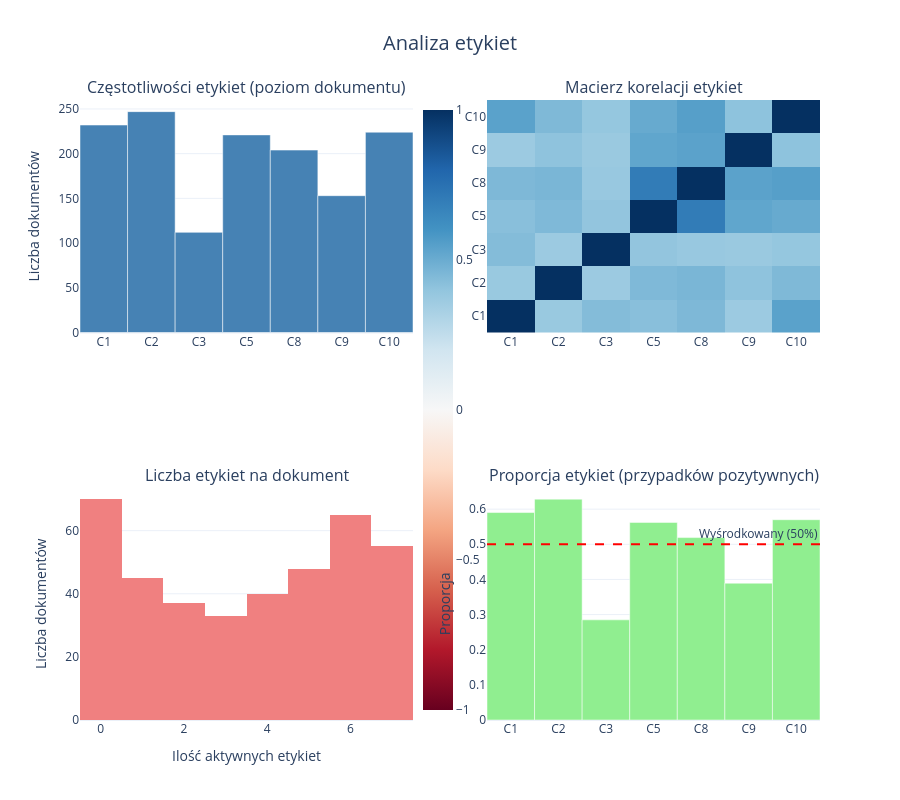

The code cell stored with this chart in its notebook:
### Code cell
# Label frequency bar plot with ESG names
label_names = [ESG_LABELS[i] if i < len(ESG_LABELS) else f'Label_{i}' for i in range(len(label_frequencies))]
fig_labels.add_trace(
    go.Bar(
        x=label_names,
        y=label_frequencies,
        name="Częstotliwości etykiet",
        marker_color="steelblue"
    ),
    row=1, col=1
)

# Label correlation heatmap
label_corr = np.corrcoef(doc_level_labels.T)
fig_labels.add_trace(
    go.Heatmap(
        z=label_corr,
        x=label_names,
        y=label_names,
        colorscale='RdBu',
        zmid=0,
        showscale=True,
        colorbar=dict(x=0.45)
    ),
    row=1, col=2
)

# Number of labels per document
labels_per_doc = np.sum(doc_level_labels, axis=1)
fig_labels.add_trace(
    go.Histogram(
        x=labels_per_doc,
        nbinsx=int(max(labels_per_doc)+1),
        name="Etykiety na dokument",
        marker_color="lightcoral"
    ),
    row=2, col=1
)

# Label balance visualization
label_balance = label_frequencies / total_docs
fig_labels.add_trace(
    go.Bar(
        x=label_names,
        y=label_balance,
        name="Proporcja etykiet",
        marker_color="lightgreen"
    ),
    row=2, col=2
)

# Add balanced line (50%)
fig_labels.add_hline(
    y=0.5,
    line_dash="dash",
    line_color="red",
    annotation_text="Wyśrodkowany (50%)",
    row=2, col=2
)

# Update layout for label analysis
fig_labels.update_layout(
    height=800,
    title_text="Analiza etykiet",
    title_x=0.5,
    title_font_size=20,
    showlegend=False
)

# Update axis labels
fig_labels.update_yaxes(title_text="Liczba dokumentów", row=1, col=1)
fig_labels.update_xaxes(title_text="Ilość aktywnych etykiet", row=2, col=1)
fig_labels.update_yaxes(title_text="Liczba dokumentów", row=2, col=1)
fig_labels.update_yaxes(title_text="Proporcja", row=2, col=2)

fig_labels.show()

### Figure 1 — Plotly figure (JSON) as saved in the notebook; plotly's stock layout.template omitted (floating-point values rounded to 4 significant figures; data arrays with more than 128 entries replaced by an {"elided": "..."} marker saying what was removed)
{"data": [{"marker": {"color": "steelblue"}, "name": "Częstotliwości etykiet", "type": "bar", "x": ["C1", "C2", "C3", "C5", "C8", "C9", "C10"], "xaxis": "x", "y": [232, 247, 112, 221, 204, 153, 224], "yaxis": "y"}, {"colorbar": {"x": 0.45}, "colorscale": [[0, "rgb(103,0,31)"], [0.1, "rgb(178,24,43)"], [0.2, "rgb(214,96,77)"], [0.3, "rgb(244,165,130)"], [0.4, "rgb(253,219,199)"], [0.5, "rgb(247,247,247)"], [0.6, "rgb(209,229,240)"], [0.7, "rgb(146,197,222)"], [0.8, "rgb(67,147,195)"], [0.9, "rgb(33,102,172)"], [1, "rgb(5,48,97)"]], "showscale": true, "type": "heatmap", "x": ["C1", "C2", "C3", "C5", "C8", "C9", "C10"], "xaxis": "x2", "y": ["C1", "C2", "C3", "C5", "C8", "C9", "C10"], "yaxis": "y2", "z": [[1.0, 0.3768, 0.4342, 0.4228, 0.4512, 0.368, 0.541], [0.3768, 1.0, 0.3687, 0.4469, 0.4615, 0.4087, 0.449], [0.4342, 0.3687, 1.0, 0.3979, 0.382, 0.3745, 0.389], [0.4228, 0.4469, 0.3979, 1.0, 0.701, 0.5256, 0.508], [0.4512, 0.4615, 0.382, 0.701, 1.0, 0.5387, 0.5527], [0.368, 0.4087, 0.3745, 0.5256, 0.5387, 1.0, 0.4089], [0.541, 0.449, 0.389, 0.508, 0.5527, 0.4089, 1.0]], "zmid": 0}, {"marker": {"color": "lightcoral"}, "name": "Etykiety na dokument", "nbinsx": 8, "type": "histogram", "x": {"elided": "393 int values"}, "xaxis": "x3", "yaxis": "y3"}, {"marker": {"color": "lightgreen"}, "name": "Proporcja etykiet", "type": "bar", "x": ["C1", "C2", "C3", "C5", "C8", "C9", "C10"], "xaxis": "x4", "y": [0.5903, 0.6285, 0.285, 0.5623, 0.5191, 0.3893, 0.57], "yaxis": "y4"}], "layout": {"annotations": [{"font": {"size": 16}, "showarrow": false, "text": "Częstotliwości etykiet (poziom dokumentu)", "x": 0.225, "xanchor": "center", "xref": "paper", "y": 1, "yanchor": "bottom", "yref": "paper"}, {"font": {"size": 16}, "showarrow": false, "text": "Macierz korelacji etykiet", "x": 0.775, "xanchor": "center", "xref": "paper", "y": 1, "yanchor": "bottom", "yref": "paper"}, {"font": {"size": 16}, "showarrow": false, "text": "Liczba etykiet na dokument", "x": 0.225, "xanchor": "center", "xref": "paper", "y": 0.375, "yanchor": "bottom", "yref": "paper"}, {"font": {"size": 16}, "showarrow": false, "text": "Proporcja etykiet (przypadków pozytywnych)", "x": 0.775, "xanchor": "center", "xref": "paper", "y": 0.375, "yanchor": "bottom", "yref": "paper"}, {"showarrow": false, "text": "Wyśrodkowany (50%)", "x": 1, "xanchor": "right", "xref": "x4 domain", "y": 0.5, "yanchor": "bottom", "yref": "y4"}], "height": 800, "shapes": [{"line": {"color": "red", "dash": "dash"}, "type": "line", "x0": 0, "x1": 1, "xref": "x4 domain", "y0": 0.5, "y1": 0.5, "yref": "y4"}], "showlegend": false, "title": {"font": {"size": 20}, "text": "Analiza etykiet", "x": 0.5}, "xaxis": {"anchor": "y", "domain": [0, 0.45]}, "xaxis2": {"anchor": "y2", "domain": [0.55, 1]}, "xaxis3": {"anchor": "y3", "domain": [0, 0.45], "title": {"text": "Ilość aktywnych etykiet"}}, "xaxis4": {"anchor": "y4", "domain": [0.55, 1]}, "yaxis": {"anchor": "x", "domain": [0.625, 1], "title": {"text": "Liczba dokumentów"}}, "yaxis2": {"anchor": "x2", "domain": [0.625, 1]}, "yaxis3": {"anchor": "x3", "domain": [0, 0.375], "title": {"text": "Liczba dokumentów"}}, "yaxis4": {"anchor": "x4", "domain": [0, 0.375], "title": {"text": "Proporcja"}}}}
